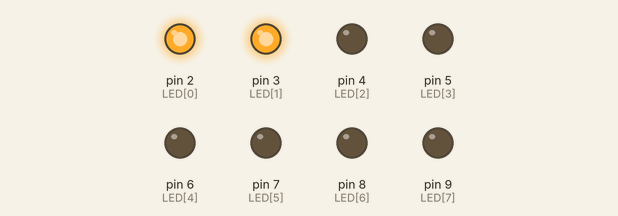
Bench run of a sketch on a simulated Arduino Uno, built with avr-gcc and run on an emulated ATmega328P. Parts: output pins drawn as LEDs (lit = HIGH).

Above: at 0.2 s.
At 1.2 s:
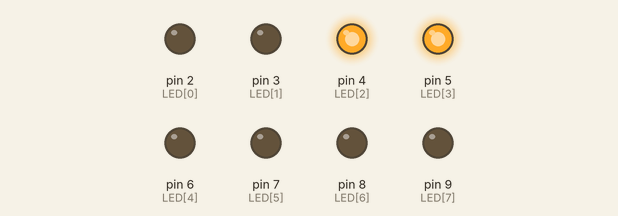
At 2.2 s:
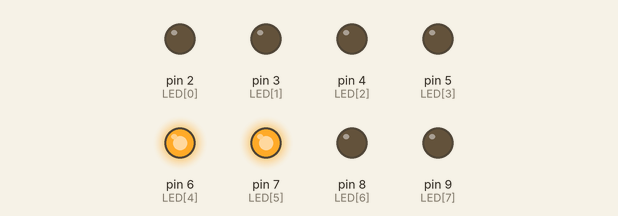
At 3.5 s:
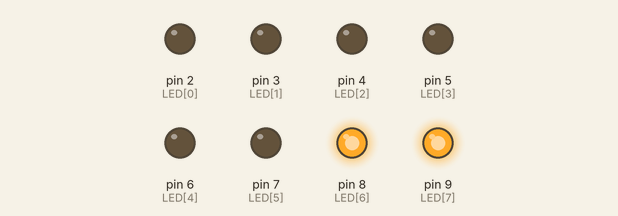
At 6.2 s:
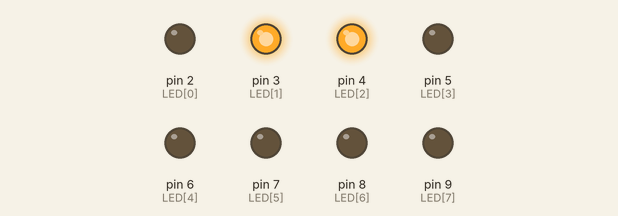
At 8.7 s:
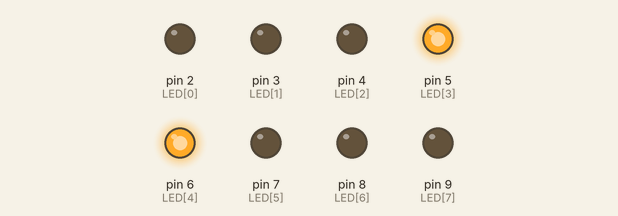
Timing chart, 0 to 9.1 s (numbered marks = the images above):
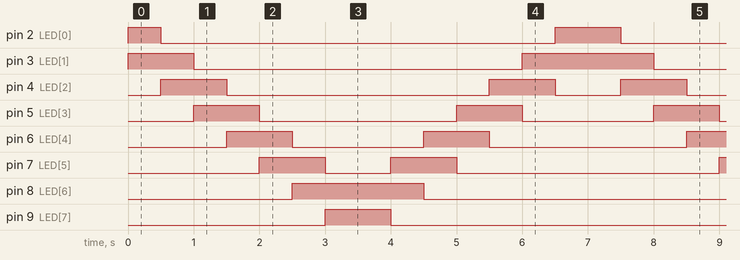

Measured:
- by itself, pin 2 (LED[0]): repeats every 7.0 s: LOW 6.0 s, HIGH 1.0 s
- by itself, pin 3 (LED[1]): repeats every 7.0 s: LOW 5.0 s, HIGH 2.0 s
- by itself, pin 4 (LED[2]): repeats every 7.0 s: LOW 4.0 s, HIGH 1.0 s, LOW 1.0 s, HIGH 1.0 s
- by itself, pin 5 (LED[3]): repeats every 7.0 s: LOW 3.0 s, HIGH 1.0 s, LOW 2.0 s, HIGH 1.0 s
- by itself, pin 6 (LED[4]): repeats every 7.0 s: LOW 2.0 s, HIGH 1.0 s, LOW 3.0 s, HIGH 1.0 s
- by itself, pin 7 (LED[5]): repeats every 7.0 s: LOW 1.0 s, HIGH 1.0 s, LOW 4.0 s, HIGH 1.0 s
- by itself, pin 8 (LED[6]): alternates HIGH for 2.0 s and LOW for 5.0 s
- by itself, pin 9 (LED[7]): alternates HIGH for 1.0 s and LOW for 6.0 s

The sketch:

sketch_dec21a_1221_5.ino
```cpp
// C++ code
//
const int LED[8] = {2,3,4,5,6,7,8,9};

void setup()
{
  for(int pn=0;pn<=7; pn++){
  pinMode(LED[pn], OUTPUT);

}
}
void loop()
{
  for(int pn=0;pn<=6; pn+=1){
  digitalWrite(LED[pn], HIGH);
  digitalWrite(LED[pn+1], HIGH);
  delay(500);
  digitalWrite(LED[pn], LOW);
  digitalWrite(LED[pn+1], LOW);
  }
  for(int pn=6;pn>=0; pn-=1){
  digitalWrite(LED[pn], HIGH);
  digitalWrite(LED[pn+1], HIGH);
  delay(500);
  digitalWrite(LED[pn], LOW);
  digitalWrite(LED[pn+1], LOW);
  }


}
```
